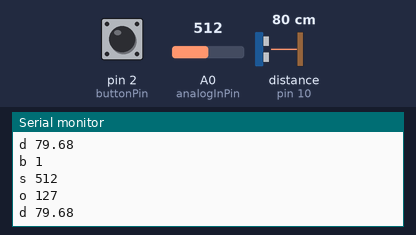
The sketch below on a simulated Arduino Uno, built with avr-gcc and run on an emulated ATmega328P. Parts: the last lines printed to the serial monitor. Wiring (inferred from the names in the program): ultrasonic range finder: trigger pin 9; echo pin 10. The inputs (shaded band) are chosen by the test bench; at power-on: distance to the obstacle (sensor on pin 10) 80 cm, A0 (analogInPin) = 512, pin 2 (buttonPin) HIGH. The echo pulse lasts 58.3 µs per cm.

Above: at 1.2 s.
1.3 s: distance to the obstacle (sensor on pin 10) set to 2 cm
At 2.0 s:
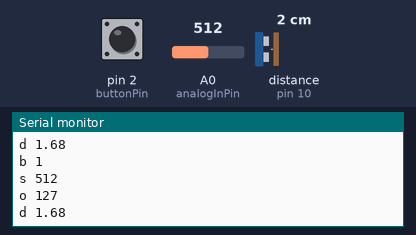
2.8 s: A0 (analogInPin) set to 716
At 3.4 s:
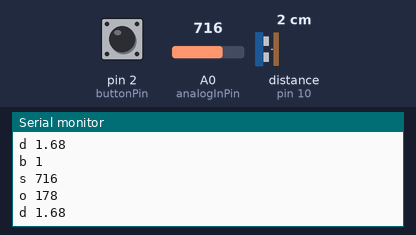
4.3 s: pin 2 (buttonPin) pulled LOW for 0.15 s
5.9 s: distance to the obstacle (sensor on pin 10) set to 4 cm
At 6.5 s:
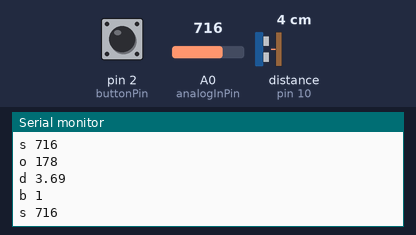
7.4 s: A0 (analogInPin) set to 900
At 7.9 s:
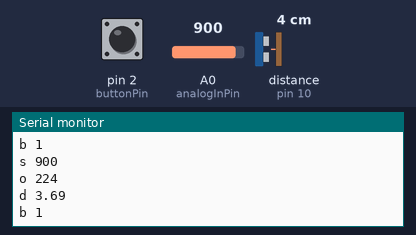
Timing chart, 0 to 9.9 s (numbered marks = the images above; inputs shaded):
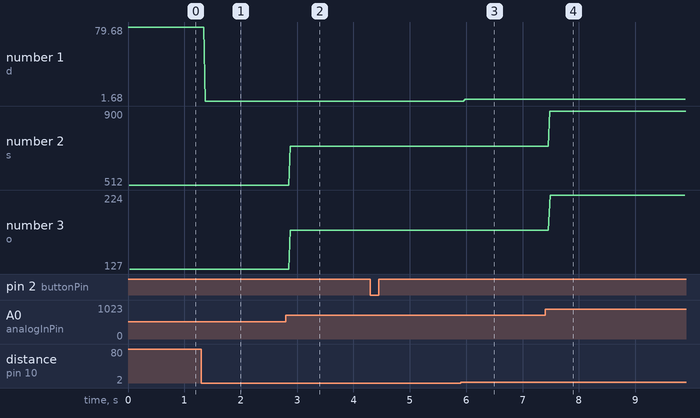

The sketch:

Ultrasonic_Sensor_Tutorial.ino
```cpp
const int trigPin = 9;
const int echoPin = 10;

const int buttonPin = 2;

float duration, distance;

int buttonState;

//potentiometer stuff

const int analogInPin = A0;  // Analog input pin that the potentiometer is attached to
const int analogOutPin = 9;  // Analog output pin that the LED is attached to

int sensorValue = 0;  // value read from the pot
int outputValue = 0;  // value output to the PWM (analog out)

void setup() {
  // put your setup code here, to run once:

  pinMode(trigPin, OUTPUT);
  pinMode(echoPin, INPUT);

  pinMode(buttonPin, INPUT_PULLUP);

  Serial.begin(9600);
}

void loop() {
  // put your main code here, to run repeatedly:
  digitalWrite(trigPin, LOW);
  delayMicroseconds(2);

  digitalWrite(trigPin, HIGH);
  delayMicroseconds(10);

  digitalWrite(trigPin, LOW);

  duration = pulseIn(echoPin, HIGH);
  distance = (duration*.0343) * 0.5;

  //Header-based system
  Serial.print("d ");
  Serial.println(distance);

  buttonState = digitalRead(buttonPin);

  Serial.print("b ");
  Serial.println(buttonState);

  //potentiometer

  // read the analog in value:
  sensorValue = analogRead(analogInPin);
  // map it to the range of the analog out:
  outputValue = map(sensorValue, 0, 1023, 0, 255);
  // change the analog out value:
  analogWrite(analogOutPin, outputValue);

  // print the results to the Serial Monitor:
  Serial.print("s ");
  Serial.println(sensorValue);
  Serial.print("o ");
  Serial.println(outputValue);

  delay(2);
}
```

Measured:
- after the input at 1.3 s, the serial monitor: prints a new line after 0.07 s (image 1)
- after the input at 2.8 s, the serial monitor: prints a new line after 0.08 s (image 2)
- after the input at 5.9 s, the serial monitor: prints a new line after 0.08 s (image 3)
- after the input at 7.4 s, the serial monitor: prints a new line after 0.08 s (image 4)
- plotted number 1: 79.68 → 1.68 after the input at 1.3 s, 1.68 → 3.69 after the input at 5.9 s
- plotted number 2: 512 → 716 after the input at 2.8 s, 716 → 900 after the input at 7.4 s
- plotted number 3: 127 → 178 after the input at 2.8 s, 178 → 224 after the input at 7.4 s
